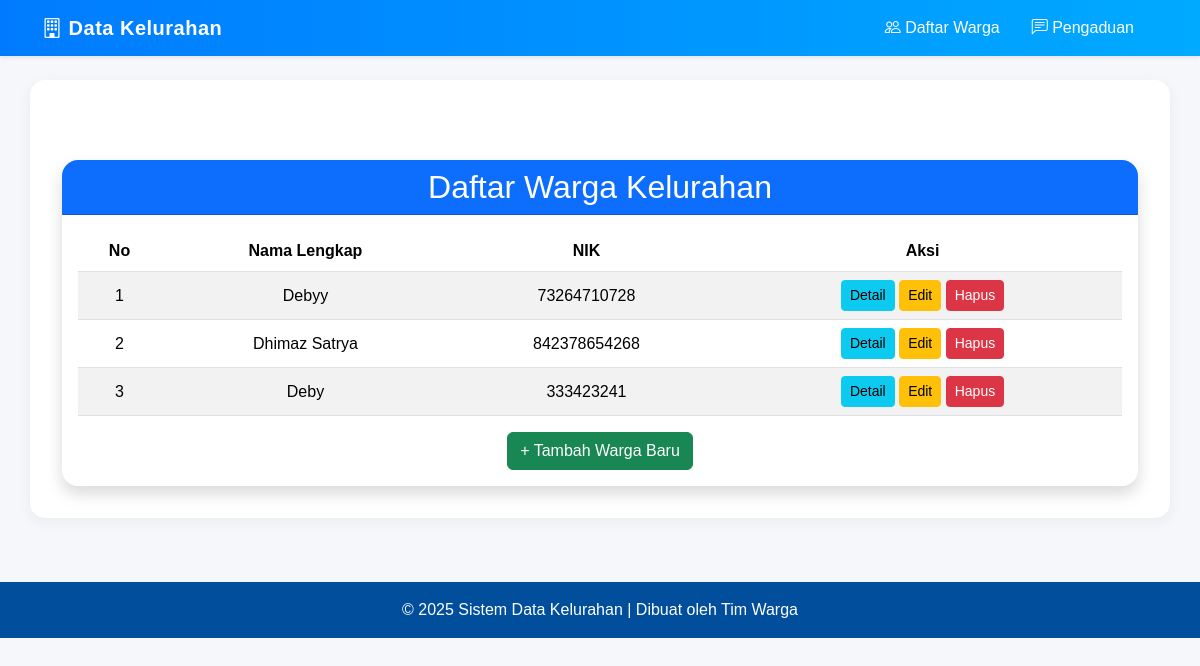
/warga/, run on an earlier commit of the app's database.
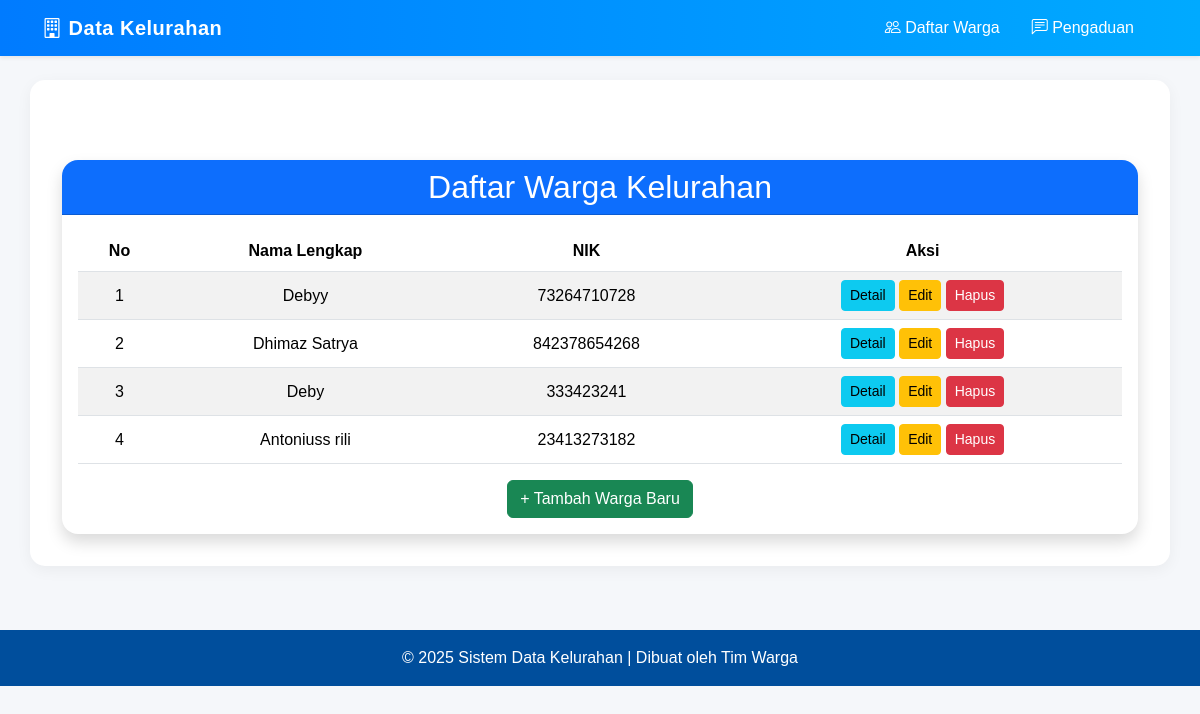
And on a later commit of the database.
### warga/models.py (models this page shows, shortened)
class Warga(models.Model):
    nik = models.CharField(max_length=16, unique=True, verbose_name="Nomor Induk Kependudukan")
    nama_lengkap = models.CharField(max_length=100, verbose_name="Nama Lengkap")
    alamat = models.TextField(verbose_name="Alamat Tinggal")
    nomor_telepon = models.CharField(max_length=15, blank=True, verbose_name="Nomor Telepon")
    tanggal_registrasi = models.DateTimeField(auto_now_add=True)

### warga/views.py (the view)
# urls.py: path('', WargaListView.as_view(), name='warga-list'),
class WargaListView(ListView):
    model = Warga
    template_name = 'warga/warga_list.html'

### warga/templates/warga/warga_list.html
{% extends 'base.html' %} {% block content %}
<div class="card shadow border-0 rounded-4 mt-5">
  <div class="card-header bg-primary text-white text-center rounded-top-4">
    <h2 class="mb-0">Daftar Warga Kelurahan</h2>
  </div>
  <div class="card-body">
    {% if object_list %}
    <table class="table table-striped text-center align-middle">
      <thead>
        <tr>
          <th>No</th>
          <th>Nama Lengkap</th>
          <th>NIK</th>
          <th>Aksi</th>
        </tr>
      </thead>
      <tbody>
        {% for warga in object_list %}
        <tr>
          <td>{{ forloop.counter }}</td>
          <td>{{ warga.nama_lengkap }}</td>
          <td>{{ warga.nik }}</td>
          <td>
            <a
              href="{% url 'warga:warga-detail' warga.pk %}"
              class="btn btn-sm btn-info"
              >Detail</a
            >
            <a
              href="{% url 'warga:warga-edit' warga.pk %}"
              class="btn btn-sm btn-warning"
              >Edit</a
            >
            <a
              href="{% url 'warga:warga-hapus' warga.pk %}"
              class="btn btn-sm btn-danger"
              >Hapus</a
            >
          </td>
        </tr>
        {% endfor %}
      </tbody>
    </table>
    {% else %}
    <p class="text-center">Belum ada data warga.</p>
    {% endif %}
    <div class="text-center mt-3">
      <a href="{% url 'warga:warga-tambah' %}" class="btn btn-success"
        >+ Tambah Warga Baru</a
      >
    </div>
  </div>
</div>
{% endblock %}

What changed in the data, as far as the page shows it:
added Warga: nama_lengkap "Antoniuss rili", nik "23413273182"
